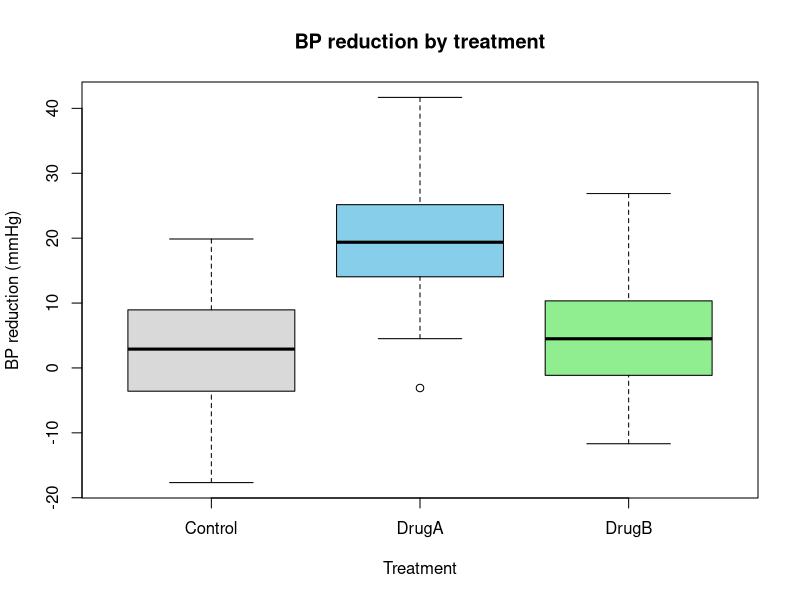

Here is the R script that generated this plot:
## ---- chunk 1
#| echo: false
# Prepare example data once for subsequent slides (hidden)
set.seed(123)
control <- rnorm(40, mean = 2,  sd = 10)
drugA   <- rnorm(40, mean = 20, sd = 10)
drugB   <- rnorm(40, mean = 5,  sd = 10)
df_bp <- data.frame(
  Treatment = factor(rep(c("Control","DrugA","DrugB"), each = 40),
                     levels = c("Control","DrugA","DrugB")),
  BP_Reduction = c(control, drugA, drugB)
)
## ---- chunk 2
#| echo: false
boxplot(BP_Reduction ~ Treatment, data = df_bp,
        col = c("gray85","skyblue","lightgreen"),
        ylab = "BP reduction (mmHg)", main = "BP reduction by treatment")
## ---- chunk 3
#| echo: false
aggregate(BP_Reduction ~ Treatment, data = df_bp,
          FUN = function(x) c(Mean = round(mean(x),2), SD = round(sd(x),2)))
